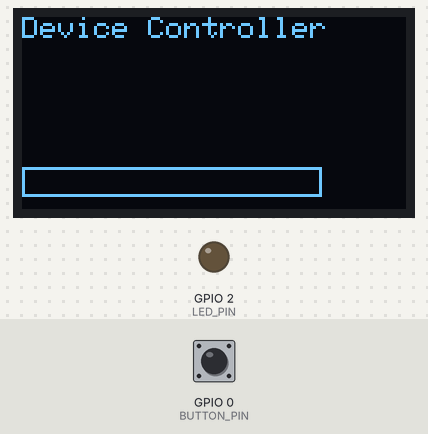
Bench run of a program on a simulated ESP32. On the bench: 128×64 one-colour display, output pins drawn as LEDs (lit = HIGH). Dashed ring = blinking. Inputs (shaded band) come from the test bench; at power-on: GPIO 0 (BUTTON_PIN) HIGH.

Above: at 1.2 s.
1.3 s: GPIO 0 (BUTTON_PIN) pulled LOW for 1 s
At 2.8 s:
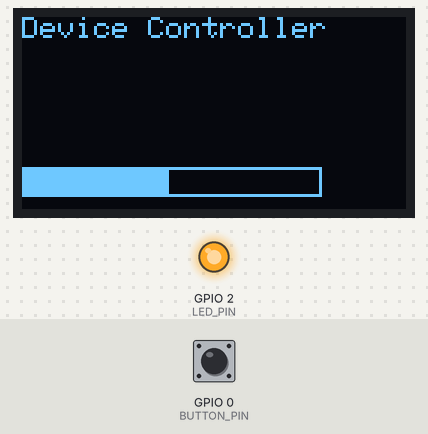
3.8 s: GPIO 0 (BUTTON_PIN) pulled LOW for 3.2 s
At 4.97 s:
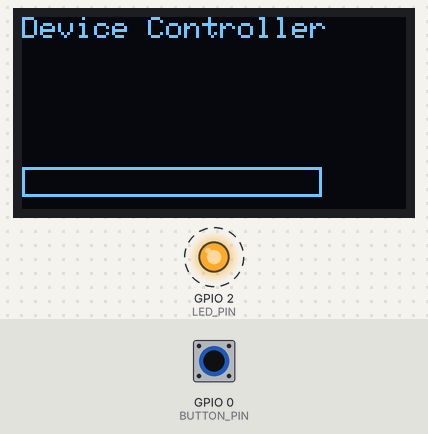
8.5 s: GPIO 0 (BUTTON_PIN) pulled LOW for 0.15 s
At 9.6 s:
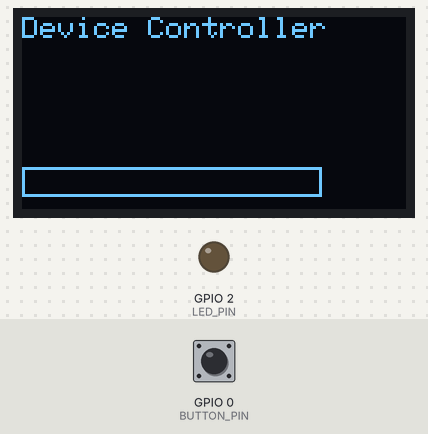
Timing chart, 0 to 11.5 s (numbered marks = the images above; inputs shaded):
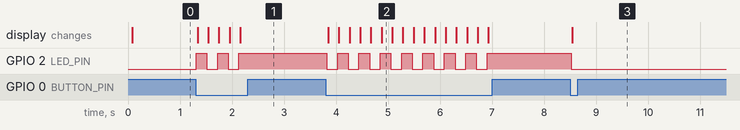

The program:

main.cpp
```cpp
#include <Wire.h>
#include <Adafruit_GFX.h>
#include <Adafruit_SSD1306.h>

#include "devices/Button.h"
#include "devices/Led.h"
#include "devices/OledDisplay.h"
#include "controller/DeviceController.h"

#define BUTTON_PIN 0
#define LED_PIN 2

#define SCREEN_WIDTH 128
#define SCREEN_HEIGHT 64
#define OLED_RESET -1
#define SCREEN_ADDRESS 0x3C

Button button(BUTTON_PIN);
Led led(LED_PIN);

Adafruit_SSD1306 oled(SCREEN_WIDTH, SCREEN_HEIGHT, &Wire, OLED_RESET);
OledDisplay display(oled);

DeviceController controller(button, led, display);

void setup() {
  Serial.begin(115200);
  if (!oled.begin(SSD1306_SWITCHCAPVCC, SCREEN_ADDRESS)) {
    Serial.println("SSD1306 failed");
    for(;;);
  }
  display.begin();
}

void loop() {
  controller.update();
}
```

DeviceController.h
```cpp
#pragma once
#include "../devices/Button.h"
#include "../devices/Led.h"
#include "../devices/OledDisplay.h"  // наш клас OledDisplay

class DeviceController {
    Button& _button;
    Led& _led;
    OledDisplay& _display;

    int _progress = 0;
    unsigned long _lastPressTime = 0;
    const unsigned long _debounce = 200; // антидребезг кнопки

public:
    DeviceController(Button& button, Led& led, OledDisplay& display)
        : _button(button), _led(led), _display(display) {}

    void update() {
        pressButton();
        drawDisplay();
    }

private:
    void pressButton() {
        // антидребезг
        if (_button.isPressed() && millis() - _lastPressTime > _debounce) {
            _led.toggle();       // включаємо/вимикаємо LED
            _progress += 10;     // прогрес росте на 10%
            if (_progress > 100) _progress = 0;
            _lastPressTime = millis();
        }
    }

    void drawDisplay() {
        _display.clear();
        _display.drawText(0, 0, "Device Controller", 1);
        _display.drawProgressBar(0, 50, 100, 10, _progress);
        _display.update();
    }
};
```

Button.h
```cpp
#pragma once
#include <Arduino.h>

class Button {
    uint8_t pin;
public:
    Button(uint8_t p) : pin(p) {
        pinMode(pin, INPUT_PULLUP);
    }
    bool isPressed() {
        return digitalRead(pin) == LOW;
    }
};
```

Led.h
```cpp
#pragma once
#include <Arduino.h>

class Led {
    uint8_t pin;
public:
    Led(uint8_t p) : pin(p) {
        pinMode(pin, OUTPUT);
    }
    void on()  {
        digitalWrite(pin, HIGH);
    }
    void off() {
        digitalWrite(pin, LOW);
    }
    void toggle() {
        digitalWrite(pin, !digitalRead(pin));
    }
};
```

OledDisplay.h
```cpp
#pragma once
#include <Arduino.h>
#include <Wire.h>
#include <Adafruit_GFX.h>
#include <Adafruit_SSD1306.h>

class OledDisplay {
private:
    Adafruit_SSD1306& display;

public:
    // Конструктор приймає готовий об'єкт Adafruit_SSD1306
    OledDisplay(Adafruit_SSD1306& disp) : display(disp) {}

    void begin() {
        display.clearDisplay();
        display.display();
    }

    void clear() {
        display.clearDisplay();
    }

    void drawText(int x, int y, const String& text, int textSize = 1) {
        display.setTextSize(textSize);
        display.setTextColor(SSD1306_WHITE);
        display.setCursor(x, y);
        display.println(text);
    }

    // value від 0 до 100
    void drawProgressBar(int x, int y, int w, int h, int value) {
        display.drawRect(x, y, w, h, SSD1306_WHITE); // рамка
        int fillWidth = (value * w) / 100;
        if (fillWidth > 0) {
            display.fillRect(x + 1, y + 1, fillWidth - 2, h - 2, SSD1306_WHITE);
        }
    }

    void update() {
        display.display();
    }
};
```

Measured:
- after the input at 1.3 s, GPIO 2 (LED_PIN): alternates HIGH for 0.21 s and LOW for 0.21 s, 5 changes in all, then stays HIGH, starting at once; the display: first changes at once (image 1 shows a later state)
- after the input at 3.8 s, GPIO 2 (LED_PIN): alternates HIGH for 0.21 s and LOW for 0.21 s, 16 changes in all, then stays HIGH, starting at once; the display: first changes after 0.05 s (image 2 shows a later state)
- after the input at 8.5 s, GPIO 2 (LED_PIN): HIGH → LOW at once; the display: changes after 0.05 s (image 3)
